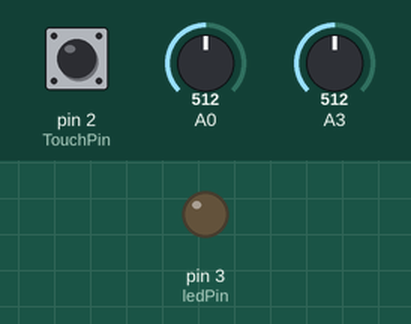
A sketch run on a simulated Arduino Uno, built with avr-gcc and run on an emulated ATmega328P. On the bench: output pins drawn as LEDs (lit = HIGH). The inputs (shaded band) are chosen by the test bench; at power-on: pin 2 (TouchPin) LOW, A3 = 512, A0 = 512. What the sketch prints to the serial monitor is not drawn.

Above: at 2.2 s.
2.3 s: pin 2 (TouchPin) pulled HIGH for 3.2 s
At 5.1 s:
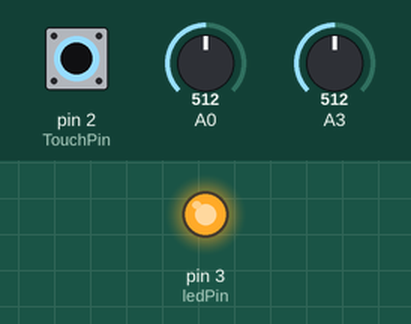
8.7 s: A3 set to 490
Timing chart, 0 to 11.7 s (numbered marks = the images above; inputs shaded):
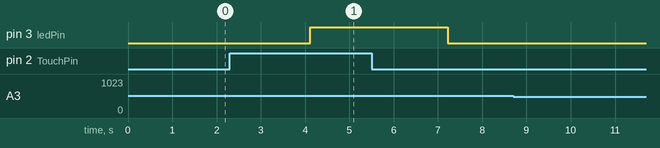

The sketch:

MakeUofT_Arduino.ino
```cpp
char sendData[3];
const int TouchPin=2;
const int ledPin=3;
long sound = 0;
int count = 0;
int avg = 0;


void setup() {
  pinMode(TouchPin, INPUT);
  pinMode(ledPin,OUTPUT);
  Serial.begin(9600);
  delay(1000);
}

void loop() {
  int touchSensorValue = digitalRead(TouchPin);

  int lightValue = analogRead(A3);
  //Touch Sensor
  if(touchSensorValue==1)
  {
    digitalWrite(ledPin,HIGH);
    sendData[0] = 't'; //Touchdown
  }
  else
  {
    digitalWrite(ledPin,LOW); //No Touchdown
    sendData[0] = 'f';
  }

  //Store Light Value
  if (lightValue > 500){
    sendData[1] =  'b';
  }
  else {
    sendData[1] =  'd';
  }

  //LOUD
  while (count < 32){
    for(int i=0; i<32; i++) {
      sound = analogRead(A0);
      avg += sound;
    }
    count++;
  }
  count = 0;

  if ((avg/32) > 8000){
    sendData[2] = 'l';
  }
  else {
    sendData[2] = 'q';
  }
  avg = 0;

  for(int i = 0; i < sizeof(sendData); i++){
    Serial.print(sendData[i]);
    delay(1000);
  }


}
```

Measured:
- after the input at 2.3 s, pin 3 (ledPin): LOW → HIGH after 1.8 s, → LOW 3.1 s later
- after the input at 8.7 s, every drawn part: stays the same
